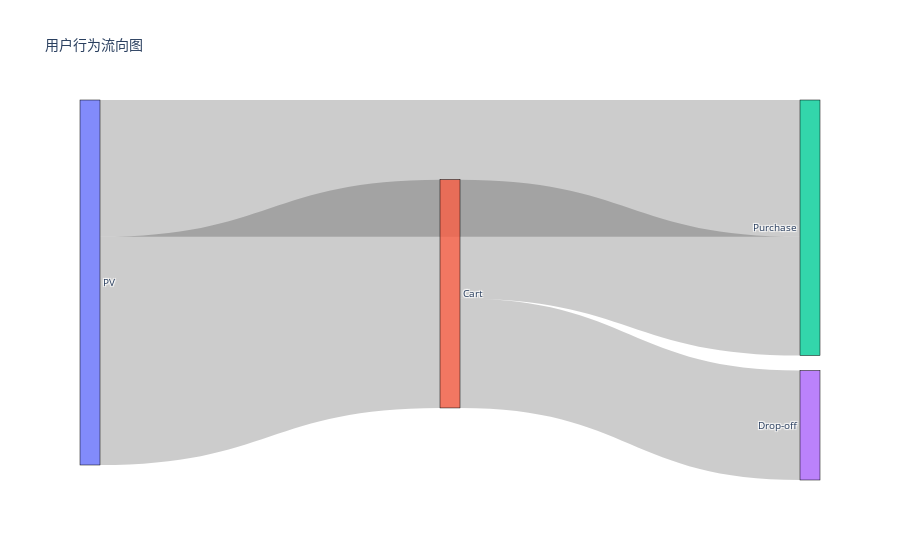

The notebook cell saved with this chart:
### Code cell
# 创建流量图
fig = go.Figure(go.Sankey(
    node=dict(
        pad=15,
        thickness=20,
        line=dict(color="black", width=0.5),
        label=["PV", "Cart", "Purchase", "Drop-off"],
    ),
    link=dict(
        source=[0, 0,  1, 1],  # PV -> Cart, pv -> Purchase, pv -> Drop-off, Cart -> Purchase, Cart -> Drop-off
        target=[1, 2,  2, 3],
        value=[498674,298539,259544,239130]
    )
))

fig.update_layout(title_text="用户行为流向图", font_size=10)
fig.show()

### Figure 1 — Plotly figure (JSON) as saved in the notebook; plotly's stock layout.template omitted (floating-point values rounded to 4 significant figures)
{"data": [{"link": {"source": [0, 0, 1, 1], "target": [1, 2, 2, 3], "value": [498674, 298539, 259544, 239130]}, "node": {"label": ["PV", "Cart", "Purchase", "Drop-off"], "line": {"color": "black", "width": 0.5}, "pad": 15, "thickness": 20}, "type": "sankey"}], "layout": {"font": {"size": 10}, "title": {"text": "用户行为流向图"}}}
